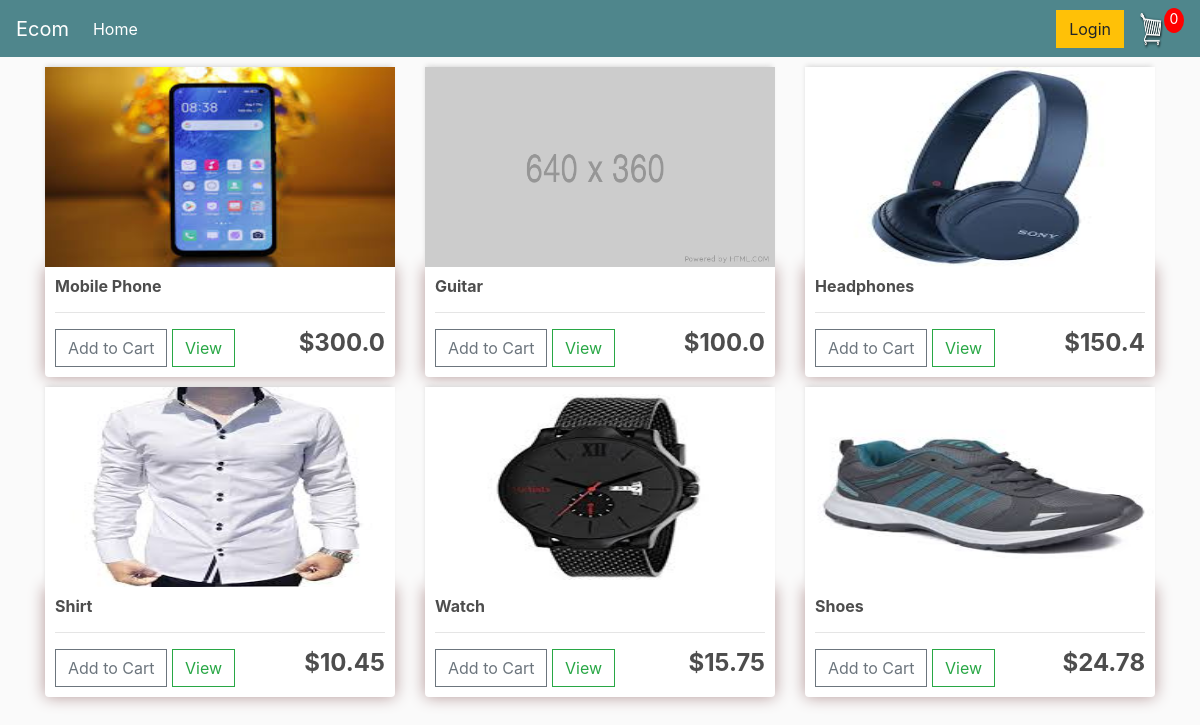
The page / on the database its author committed.
### store/models.py (models this page shows, shortened)
class Product(models.Model):
    name = models.CharField(max_length=100)
    price = models.FloatField()
    digital = models.BooleanField(default=False,null=True,blank=True)
    image = models.ImageField(upload_to="",null=True,blank=True)

### store/views.py (the view)
# urls.py: path('',views.Store,name='store'),
def Store(request):
    products = Product.objects.all()
    context = {'products':products}
    return render(request,'store/store.html',context)

### templates/store/store.html
{% extends 'store/main.html' %}
{% load static %}
{% block body_block %}
<div class = "row">
    {% for object in products %}
    <div class = "col-lg-4">
        {% if object.image %}
        <img class = "thumbnail" src = "{{ object.image.url }}">
        {% else %}
        <img class = "thumbnail" src = "{% static 'images/placeholder.png' %}">
        {% endif %}
        <div class = "box-element product">
            <h6><strong>{{ object.name }}</strong></h6>
        <hr>
        <button  class="btn btn-outline-secondary add-btn">Add to Cart</button>
		<a class="btn btn-outline-success" href="#">View</a>
		<h4 style="display: block; float: right"><strong>${{ object.price }}</strong></h4>
        </div>
    </div>
    {% endfor %}
</div>
{% endblock %}

### templates/store/main.html (shortened to what this page needs)
{% load static %}
<!DOCTYPE html>
<html lang="en">
<head>
    <link rel="stylesheet" href="https://stackpath.bootstrapcdn.com/bootstrap/4.3.1/css/bootstrap.min.css">
    <link rel="stylesheet" href="{% static 'css/main.css' %}">
</head>
<body>
    <nav class="navbar navbar-expand-lg navbar-dark bg-dark">
        <a class="navbar-brand" href="#">Ecom</a>
        <div class="collapse navbar-collapse" id="navbarSupportedContent">
          <ul class="navbar-nav mr-auto">
            <li class="nav-item active">
              <a class="nav-link" href="#">Home <span class="sr-only">(current)</span></a>
            </li>
          </ul>
          <div class="form-inline my-2 my-lg-0">
                   <a href="#"class="btn btn-warning">Login</a>
                   <a href="{% url 'store:cart' %}">
                     <img class="img-responsive" id="cart-icon" src="{% static 'images/cart.png' %}" height="40px">
                   </a>
                 <p id="cart-total">0</p>
               </div>
        </div>
      </nav>
      <div class = "container">
        {% block body_block %}
        {% endblock %}
      </div>
</body>
</html>

### static/css/main.css (style rules this page uses)
body { background-color: hsl(0, 0%, 98%); }
h1,h2,h3,h4,h5,h6 { color:hsl(0, 0%, 30%); }
.box-element { box-shadow:hsl(0, 16%, 65%) 0 0 16px; background-color: #fff; border-radius: 4px; padding: 10px; }
.thumbnail { width: 100%; height: 200px; -webkit-box-shadow: -1px -3px 5px -2px rgba(214,214,214,1); -moz-box-shadow: -1px -3px 5px -2px rgba(214,214,214,1); box-shadow: -1px -3px 5px -2px rgba(214,214,214,1); }
.product { border-radius: 0 0 4px 4px; }
.bg-dark { background-color: #4f868c!important; }
#cart-icon { width:25px; display: inline-block; margin-left: 15px; }
#cart-total { display: block; text-align: center; color:#fff; background-color: red; width: 20px; height: 25px; border-radius: 50%; font-size: 14px; }
.col-lg-4, .col-lg-6, .col-lg-8, .col-lg-12 { margin-top: 10px; }
.btn { border-radius: 0; }

### rows shown on the page
Product: image (picture), name "Mobile Phone", price "300.0"
Product: name "Guitar", price "100.0"
Product: image (picture), name "Headphones", price "150.4"
Product: image (picture), name "Shirt", price "10.45"
Product: image (picture), name "Watch", price "15.75"
Product: image (picture), name "Shoes", price "24.78"
